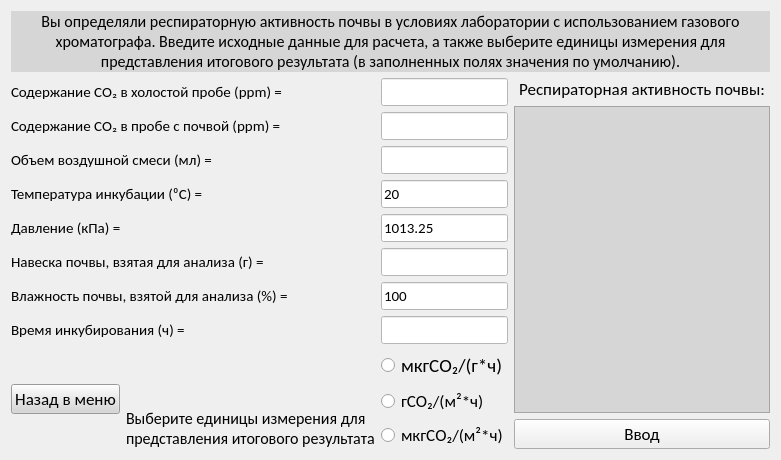
      <widget class="QWidget" name="lab_gkh_eval_lt">
       <layout class="QGridLayout" name="gridLayout_7">
        <item row="0" column="0">
         <widget class="QLabel" name="int_lab_gkh_lbl">
          <property name="font">
           <font>
            <family>Calibri</family>
            <pointsize>12</pointsize>
           </font>
          </property>
          <property name="layoutDirection">
           <enum>Qt::LeftToRight</enum>
          </property>
          <property name="styleSheet">
           <string notr="true">background-color: rgb(214, 214, 214);</string>
          </property>
          <property name="text">
           <string>Вы определяли респираторную активность почвы в условиях лаборатории с использованием газового хроматографа. Введите исходные данные для расчета, а также выберите единицы измерения для представления итогового результата (в заполненных полях значения по умолчанию).</string>
          </property>
          <property name="alignment">
           <set>Qt::AlignCenter</set>
          </property>
          <property name="wordWrap">
           <bool>true</bool>
          </property>
         </widget>
        </item>
        <item row="1" column="0">
         <layout class="QGridLayout" name="menu_lab_gkh_lt">
          <item row="0" column="0">
           <layout class="QGridLayout" name="input_lab_gkh_lt">
            <item row="6" column="2">
             <widget class="QLineEdit" name="soil_hum_lab_gkh_le">
              <property name="font">
               <font>
                <family>Calibri</family>
                <pointsize>11</pointsize>
               </font>
              </property>
              <property name="styleSheet">
               <string notr="true">background-color: rgb(255, 255, 255);</string>
              </property>
              <property name="text">
               <string>100</string>
              </property>
             </widget>
            </item>
            <item row="4" column="2">
             <widget class="QLineEdit" name="pres_lab_gkh_le">
              <property name="font">
               <font>
                <family>Calibri</family>
                <pointsize>11</pointsize>
               </font>
              </property>
              <property name="styleSheet">
               <string notr="true">background-color: rgb(255, 255, 255);</string>
              </property>
              <property name="text">
               <string>1013.25</string>
              </property>
             </widget>
            </item>
            <item row="5" column="2">
             <widget class="QLineEdit" name="soil_nav_lab_gkh_le">
              <property name="font">
               <font>
                <family>Calibri</family>
                <pointsize>11</pointsize>
               </font>
              </property>
              <property name="styleSheet">
               <string notr="true">background-color: rgb(255, 255, 255);</string>
              </property>
              <property name="text">
               <string/>
              </property>
             </widget>
            </item>
            <item row="0" column="2">
             <widget class="QLineEdit" name="cCO2_lab_gkh_hol_le">
              <property name="font">
               <font>
                <family>Calibri</family>
                <pointsize>11</pointsize>
               </font>
              </property>
              <property name="styleSheet">
               <string notr="true">background-color: rgb(255, 255, 255);</string>
              </property>
              <property name="text">
               <string/>
              </property>
             </widget>
            </item>
            <item row="2" column="2">
             <widget class="QLineEdit" name="air_vol_lab_gkh_le">
              <property name="enabled">
               <bool>true</bool>
              </property>
              <property name="font">
               <font>
                <family>Calibri</family>
                <pointsize>11</pointsize>
               </font>
              </property>
              <property name="styleSheet">
               <string notr="true">background-color: rgb(255, 255, 255);</string>
              </property>
             </widget>
            </item>
            <item row="7" column="2">
             <widget class="QLineEdit" name="inc_time_lab_gkh_le">
              <property name="font">
               <font>
                <family>Calibri</family>
                <pointsize>11</pointsize>
               </font>
              </property>
              <property name="styleSheet">
               <string notr="true">background-color: rgb(255, 255, 255);</string>
              </property>
              <property name="text">
               <string/>
              </property>
             </widget>
            </item>
            <item row="3" column="2">
             <widget class="QLineEdit" name="inc_temp_lab_gkh_le">
              <property name="font">
               <font>
                <family>Calibri</family>
                <pointsize>11</pointsize>
               </font>
              </property>
              <property name="styleSheet">
               <string notr="true">background-color: rgb(255, 255, 255);</string>
              </property>
              <property name="text">
               <string>20</string>
              </property>
             </widget>
            </item>
            <item row="1" column="2">
             <widget class="QLineEdit" name="cCO2_lab_gkh_soil_le">
              <property name="font">
               <font>
                <family>Calibri</family>
                <pointsize>11</pointsize>
               </font>
              </property>
              <property name="styleSheet">
               <string notr="true">background-color: rgb(255, 255, 255);</string>
              </property>
              <property name="text">
               <string/>
              </property>
             </widget>
            </item>
            <item row="9" column="0">
             <widget class="QPushButton" name="lab_gkh_back_home_btn">
              <property name="font">
               <font>
                <family>Calibri</family>
                <pointsize>13</pointsize>
               </font>
              </property>
              <property name="styleSheet">
               <string notr="true">background-color: rgb(214, 214, 214);</string>
              </property>
              <property name="text">
               <string>Назад в меню</string>
              </property>
             </widget>
            </item>
            <item row="1" column="0" colspan="2">
             <widget class="QLabel" name="cCO2_lab_gkh_soil_lbl">
              <property name="font">
               <font>
                <family>Calibri</family>
                <pointsize>11</pointsize>
               </font>
              </property>
              <property name="text">
               <string>Содержание СО₂ в пробе с почвой (ppm) =</string>
              </property>
             </widget>
            </item>
            <item row="5" column="0" colspan="2">
             <widget class="QLabel" name="soil_nav_lab_gkh_lbl">
              <property name="font">
               <font>
                <family>Calibri</family>
                <pointsize>11</pointsize>
               </font>
              </property>
              <property name="text">
               <string>Навеска почвы, взятая для анализа (г) =</string>
              </property>
             </widget>
            </item>
            <item row="3" column="0" colspan="2">
             <widget class="QLabel" name="inc_temp_lab_gkh_lbl">
              <property name="font">
               <font>
                <family>Calibri</family>
                <pointsize>11</pointsize>
               </font>
              </property>
              <property name="text">
               <string>Температура инкубации (⁰С) =</string>
              </property>
             </widget>
            </item>
            <item row="6" column="0" colspan="2">
             <widget class="QLabel" name="soil_hum_lab_gkh_lbl">
              <property name="font">
               <font>
                <family>Calibri</family>
                <pointsize>11</pointsize>
               </font>
              </property>
              <property name="text">
               <string>Влажность почвы, взятой для анализа (%) =</string>
              </property>
             </widget>
            </item>
            <item row="2" column="0" colspan="2">
             <widget class="QLabel" name="air_vol_lab_gkh_lbl">
              <property name="font">
               <font>
                <family>Calibri</family>
                <pointsize>11</pointsize>
               </font>
              </property>
              <property name="text">
               <string>Объем воздушной смеси (мл) =</string>
              </property>
             </widget>
            </item>
            <item row="4" column="0" colspan="2">
             <widget class="QLabel" name="pres_lab_gkh_lbl">
              <property name="font">
               <font>
                <family>Calibri</family>
                <pointsize>11</pointsize>
               </font>
              </property>
              <property name="text">
               <string>Давление (кПа) =</string>
              </property>
             </widget>
            </item>
            <item row="7" column="0" colspan="2">
             <widget class="QLabel" name="inc_time_lab_gkh_lbl">
              <property name="font">
               <font>
                <family>Calibri</family>
                <pointsize>11</pointsize>
               </font>
              </property>
              <property name="text">
               <string>Время инкубирования (ч) =</string>
              </property>
             </widget>
            </item>
            <item row="0" column="0" colspan="2">
             <widget class="QLabel" name="cCO2_lab_gkh_hol_lbl">
              <property name="font">
               <font>
                <family>Calibri</family>
                <pointsize>11</pointsize>
               </font>
              </property>
              <property name="text">
               <string>Содержание СО₂ в холостой пробе (ppm) =</string>
              </property>
             </widget>
            </item>
            <item row="9" column="1">
             <widget class="QLabel" name="measure_lab_gkh_lbl">
              <property name="font">
               <font>
                <family>Calibri</family>
                <pointsize>12</pointsize>
               </font>
              </property>
              <property name="text">
               <string>Выберите единицы измерения для представления итогового результата</string>
              </property>
              <property name="alignment">
               <set>Qt::AlignBottom|Qt::AlignLeading|Qt::AlignLeft</set>
              </property>
              <property name="wordWrap">
               <bool>true</bool>
              </property>
             </widget>
            </item>
            <item row="9" column="2">
             <layout class="QGridLayout" name="rbs_lab_gkh_lt">
              <item row="1" column="0">
               <widget class="QRadioButton" name="sq_meters_lab_gkh_RB">
                <property name="font">
                 <font>
                  <family>Calibri</family>
                  <pointsize>13</pointsize>
                 </font>
                </property>
                <property name="text">
                 <string>гСО₂/(м²*ч)</string>
                </property>
               </widget>
              </item>
              <item row="0" column="0">
               <widget class="QRadioButton" name="gram_lab_gkh_RB">
                <property name="font">
                 <font>
                  <family>Calibri</family>
                  <pointsize>14</pointsize>
                 </font>
                </property>
                <property name="text">
                 <string>мкгСО₂/(г*ч)</string>
                </property>
               </widget>
              </item>
              <item row="2" column="0">
               <widget class="QRadioButton" name="mcg_sq_meters_lab_gkh_RB">
                <property name="font">
                 <font>
                  <family>Calibri</family>
                  <pointsize>13</pointsize>
                 </font>
                </property>
                <property name="text">
                 <string>мкгСО₂/(м²*ч)</string>
                </property>
               </widget>
              </item>
             </layout>
            </item>
           </layout>
          </item>
          <item row="0" column="1">
           <layout class="QVBoxLayout" name="output_lab_gkh_lt">
            <item>
             <widget class="QLabel" name="outro_lab_gkh">
              <property name="font">
               <font>
                <family>Calibri</family>
                <pointsize>13</pointsize>
               </font>
              </property>
              <property name="acceptDrops">
               <bool>false</bool>
              </property>
              <property name="layoutDirection">
               <enum>Qt::LeftToRight</enum>
              </property>
              <property name="autoFillBackground">
               <bool>false</bool>
              </property>
              <property name="text">
               <string>Респираторная активность почвы:</string>
              </property>
              <property name="alignment">
               <set>Qt::AlignCenter</set>
              </property>
              <property name="wordWrap">
               <bool>true</bool>
              </property>
              <property name="textInteractionFlags">
               <set>Qt::NoTextInteraction</set>
              </property>
             </widget>
            </item>
            <item>
             <widget class="QTextEdit" name="output_lab_gkh_te">
              <property name="font">
               <font>
                <family>Calibri</family>
                <pointsize>16</pointsize>
               </font>
              </property>
              <property name="styleSheet">
               <string notr="true">background-color: rgb(214, 214, 214);</string>
              </property>
              <property name="readOnly">
               <bool>true</bool>
              </property>
              <property name="html">
               <string>&lt;!DOCTYPE HTML PUBLIC &quot;-//W3C//DTD HTML 4.0//EN&quot; &quot;http://www.w3.org/TR/REC-html40/strict.dtd&quot;&gt;
&lt;html&gt;&lt;head&gt;&lt;meta name=&quot;qrichtext&quot; content=&quot;1&quot; /&gt;&lt;style type=&quot;text/css&quot;&gt;
p, li { white-space: pre-wrap; }
&lt;/style&gt;&lt;/head&gt;&lt;body style=&quot; font-family:'Calibri'; font-size:16pt; font-weight:400; font-style:normal;&quot;&gt;
&lt;p align=&quot;center&quot; style=&quot;-qt-paragraph-type:empty; margin-top:0px; margin-bottom:0px; margin-left:0px; margin-right:0px; -qt-block-indent:0; text-indent:0px;&quot;&gt;&lt;br /&gt;&lt;/p&gt;&lt;/body&gt;&lt;/html&gt;</string>
              </property>
             </widget>
            </item>
            <item>
             <widget class="QPushButton" name="input_lab_gkh">
              <property name="font">
               <font>
                <family>Calibri</family>
                <pointsize>13</pointsize>
               </font>
              </property>
              <property name="text">
               <string>Ввод</string>
              </property>
             </widget>
            </item>
           </layout>
          </item>
         </layout>
        </item>
       </layout>
      </widget>
